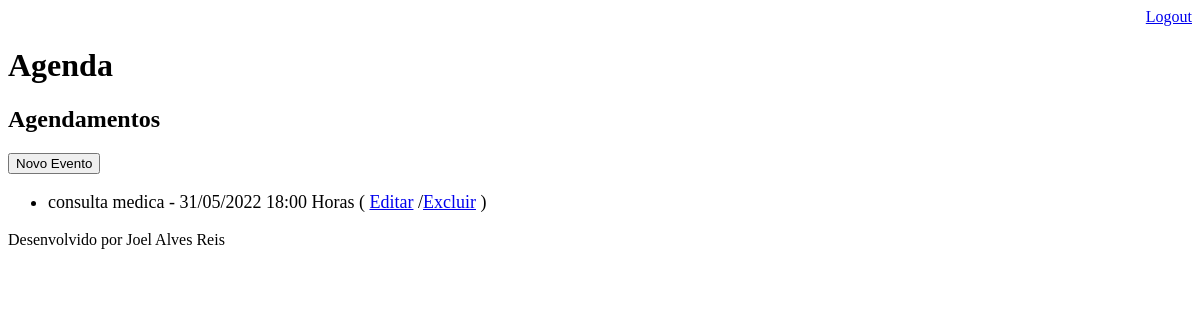
The page /agenda/ (signed in) on the database as committed earlier.
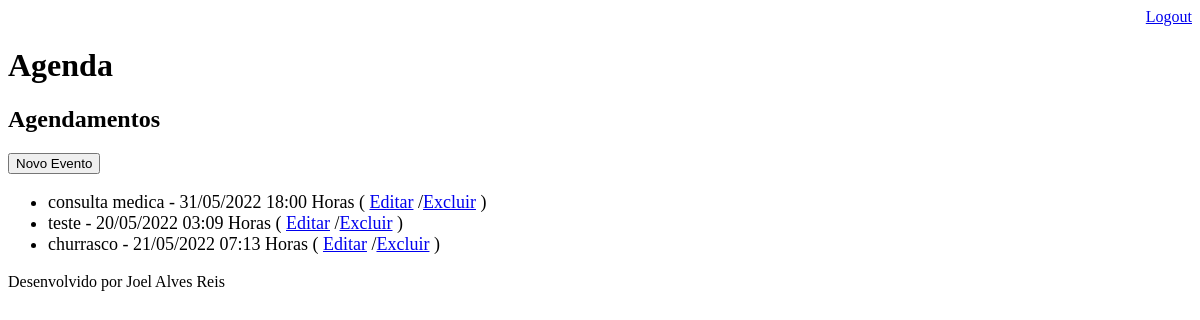
The same page on the database as committed later.
### core/models.py (models this page shows, shortened)
class Evento(models.Model):
    titulo = models.CharField(max_length=100)
    descricao = models.TextField(blank=True, null=True)
    data_evento = models.DateTimeField(verbose_name='Data do Evento')
    data_criacao = models.DateTimeField(auto_now=True)
    usuario = models.ForeignKey(User, on_delete=models.CASCADE)
    class Meta:
        db_table = 'evento'
    def get_data_evento(self):
        return self.data_evento.strftime('%d/%m/%Y %H:%M Horas')
    def get_evento_atrasado(self):
        if self.data_evento < datetime.now():
            return True
        else:
            return False

### core/views.py (the view)
# urls.py: path('agenda/', views.lista_eventos),
@login_required(login_url='/login/')
def lista_eventos(request):
    usuario = request.user
    data_atual = datetime.now() - timedelta(hours=1)
    evento = Evento.objects.filter(usuario=usuario,
                                   data_evento__gt=data_atual)
    dados = {'eventos': evento}
    return render(request, 'agenda.html', dados)

### templates/agenda.html (shortened to what this page needs)
{% extends "model-page.html" %}
{% block content %}
  <h2>Agendamentos</h2>
  <a href="evento/">
      <button type="button">Novo Evento</button>
  </a>
  <ul style="font-size: 18px">
      {% for evento in eventos %}
         <li>
             <div style=>
             {{evento.titulo}} - {{evento.get_data_evento}}
             ( <a href="evento/?id={{ evento.id }}">Editar</a>
             /<a href="evento/delete/{{ evento.id }}"/>Excluir</a> )
             </div>
         </li>
      {% endfor %}
  </ul>
{% endblock %}

Rows that differ between the two databases and show on the page:
added Evento: titulo "teste", get_data_evento "20/05/2022 03:09 Horas"
added Evento: titulo "churrasco", get_data_evento "21/05/2022 07:13 Horas"
